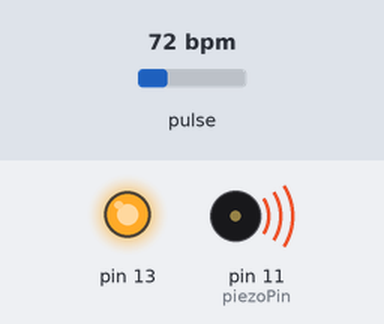
The sketch below on a simulated Arduino Uno, built with avr-gcc and run on an emulated ATmega328P. Parts: output pins drawn as LEDs (lit = HIGH), buzzer (waves = sounding). Dashed ring = blinking. Inputs (shaded band) come from the test bench; at power-on: pulse 72 bpm. What the sketch prints to the serial monitor is not drawn.

Above: at 1.2 s.
1.3 s: pulse set to 61 bpm
4.3 s: pulse set to 57 bpm
At 5.8 s:
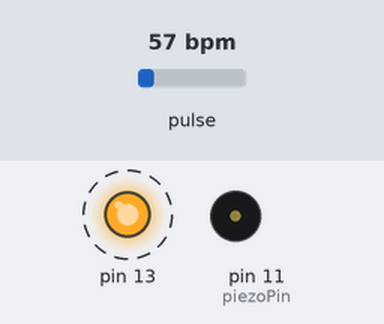
7.3 s: pulse set to 70 bpm
At 8.0 s:
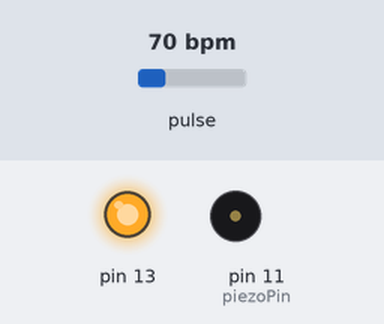
10.3 s: pulse set to 42 bpm
At 11.38 s:
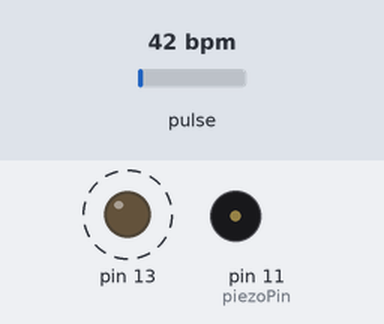
Timing chart, 0 to 14.3 s (numbered marks = the images above; inputs shaded):
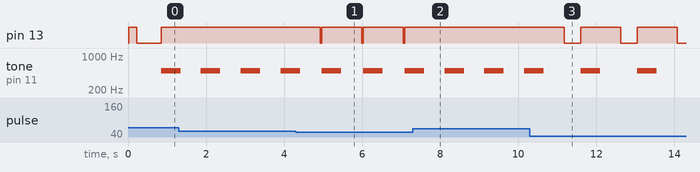

The sketch:

sketch_sep05b.ino
```cpp
/*  Getting_BPM_to_Monitor prints the BPM to the Serial Monitor, using the least lines of code and PulseSensor Library.
 *  Tutorial Webpage: https://pulsesensor.com/pages/getting-advanced
 *
--------Use This Sketch To------------------------------------------
1) Displays user's live and changing BPM, Beats Per Minute, in Arduino's native Serial Monitor.
2) Print: "♥  A HeartBeat Happened !" when a beat is detected, live.
2) Learn about using a PulseSensor Library "Object".
4) Blinks LED on PIN 13 with user's Heartbeat.
--------------------------------------------------------------------*/

#define USE_ARDUINO_INTERRUPTS true    // Set-up low-level interrupts for most acurate BPM math.
#include <PulseSensorPlayground.h>     // Includes the PulseSensorPlayground Library.

//  Variables
int piezoPin = 11;
const int PulseWire = 0;       // PulseSensor PURPLE WIRE connected to ANALOG PIN 0
const int LED13 = 13;          // The on-board Arduino LED, close to PIN 13.
int Threshold = 550;           // Determine which Signal to "count as a beat" and which to ignore.
                               // Use the "Gettting Started Project" to fine-tune Threshold Value beyond default setting.
                               // Otherwise leave the default "550" value.

PulseSensorPlayground pulseSensor;  // Creates an instance of the PulseSensorPlayground object called "pulseSensor"


void setup() {

  Serial.begin(9600);          // For Serial Monitor

  // Configure the PulseSensor object, by assigning our variables to it.
  pulseSensor.analogInput(PulseWire);
  pulseSensor.blinkOnPulse(LED13);       //auto-magically blink Arduino's LED with heartbeat.
  pulseSensor.setThreshold(Threshold);

  // Double-check the "pulseSensor" object was created and "began" seeing a signal.
   if (pulseSensor.begin()) {
        Serial.println("♥ RIYA SUVARNA HEART MONITORING SYSTEM! ");
    Serial.println("We created a pulseSensor Object !");  //This prints one time at Arduino power-up,  or on Arduino reset.
  }
}


void loop() {

 int myBPM = pulseSensor.getBeatsPerMinute();  // Calls function on our pulseSensor object that returns BPM as an "int".
                                               // "myBPM" hold this BPM value now.

if (pulseSensor.sawStartOfBeat()) {            // Constantly test to see if "a beat happened".
        tone(piezoPin, 500, 500);
    delay(1000);

 Serial.println("♥  A HeartBeat Happened ! "); // If test is "true", print a message "a heartbeat happened".

 Serial.print("BPM: ");                        // Print phrase "BPM: "
 Serial.println(myBPM);                        // Print the value inside of myBPM.
}

  delay(20);                    // considered best practice in a simple sketch.

}
```

Measured:
- the behaviour switches between 59 and 58 bpm on pulse (found by bisection; images 0 and 1)
- after the input at 4.3 s, pin 13: alternates HIGH for 1.0 s and LOW for 0.04 s, starting after 0.63 s
- after the input at 7.3 s, pin 13: stops changing and stays HIGH
- after the input at 10.3 s, pin 13: alternates HIGH for 1.0 s and LOW for 0.43 s, starting after 0.88 s; tone on pin 11 (piezoPin): alternates 500 Hz for 0.50 s and silent for 0.95 s, starting after 1.3 s
- by itself, tone on pin 11 (piezoPin): alternates 500 Hz for 0.50 s and silent for 0.52 s
